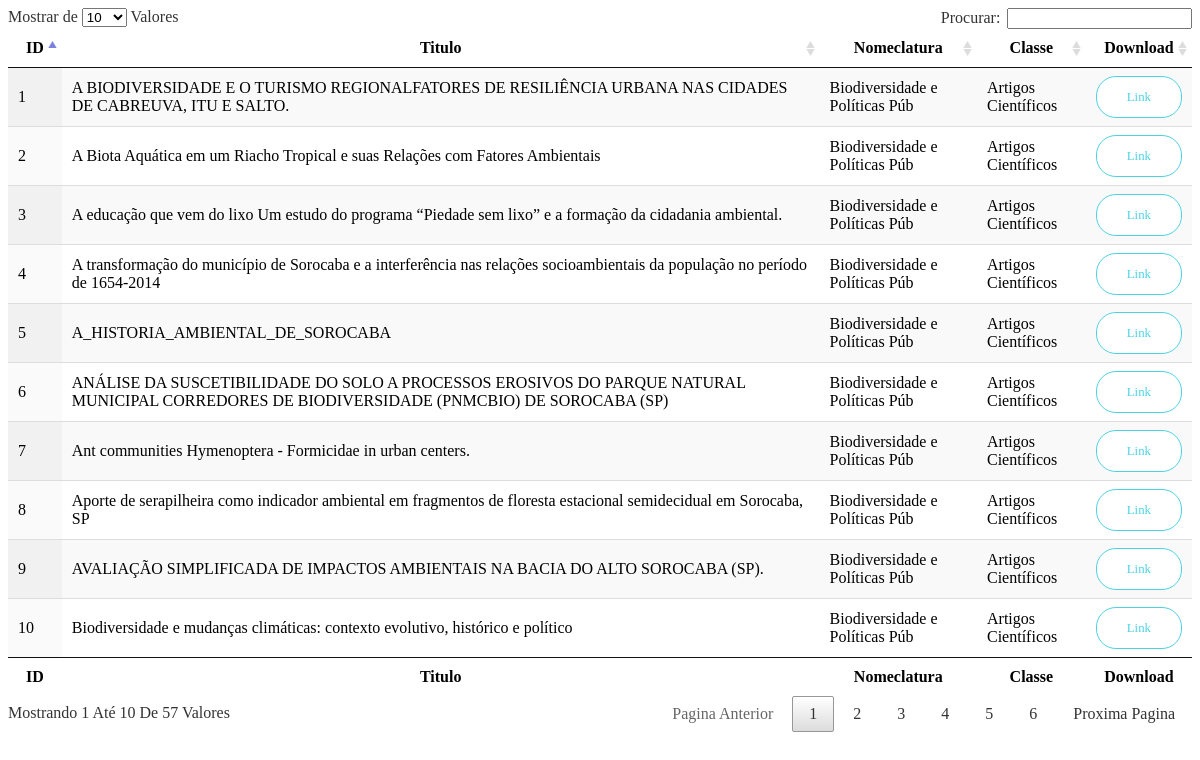
The page /tabela/artigo.php on the database its author committed.
### tables this page shows
CREATE TABLE `documentos` (
  `id` int(11) NOT NULL COMMENT 'Chave da tabela',
  `id_usuario` int(11) NOT NULL COMMENT 'chave estrangeira da tabela usuario',
  `titulo` text NOT NULL COMMENT 'Título do Documento',
  `filo` varchar(25) NOT NULL COMMENT 'Espécie do animal/planta citada no documento',
  `link` text NOT NULL COMMENT 'Link para o documento',
  `image` text NOT NULL COMMENT 'imagem do documento',
  `nomeclatura` varchar(60) NOT NULL COMMENT 'Categoria do documento',
  `classe` varchar(60) NOT NULL COMMENT 'Tipo do documento',
  `created` datetime NOT NULL DEFAULT current_timestamp() ON UPDATE current_timestamp() COMMENT 'data de criação',
  `modifed` datetime DEFAULT NULL COMMENT 'data de modificação'
);

### tabela/artigo.php (the view, shortened to what this page needs)
<head>
	<link rel="stylesheet" href="/tabela/DataTables/datatables.css">
</head>
<?php
$servername = "localhost";
$username = "root";
$password = "";
$dbname = "observatorio";
$conn = new mysqli($servername, $username, $password, $dbname);
$conn->set_charset('utf8mb4');
echo
    '<body>
        <table id="example" class="display" style="width:100%">
            <thead>
                <tr>
                    <th>ID</th>
                    <th>Titulo</th>
                    <th>Nomeclatura</th>
                    <th>Classe</th>
                    <th>Download</th>
                </tr>
            </thead><tbody>';
$sql = "SELECT * FROM  documentos WHERE classe = 'Artigos Científicos' ";
$results = $conn->query($sql);
while($row = $results->fetch_assoc()) {
            echo '
                <tr>
                    <td>'.$row['id'].'</td>
                    <td>'.$row['titulo'].'</td>
                    <td>'.$row['nomeclatura'].'</td>
                    <td>'.$row['classe'].'</td>
                    <td><a href="'.$row['link'].'" class="genric-btn success-border circle" target="_blank">Link</a></td>
                </tr>
            ';
}
echo '</tbody><tfoot>
            <tr>
                <th>ID</th>
                <th>Titulo</th>
                <th>Nomeclatura</th>
                <th>Classe</th>
                <th>Download</th>
            </tr>
        </tfoot>
    </table>
</body>';
?>

### tabela/DataTables/datatables.css (style rules this page uses)
table.dataTable { width: 100%; margin: 0 auto; clear: both; border-collapse: separate; border-spacing: 0; }
table.dataTable thead th, table.dataTable tfoot th { font-weight: bold; }
table.dataTable thead th, table.dataTable thead td { padding: 10px 18px; border-bottom: 1px solid #111; }
table.dataTable tfoot th, table.dataTable tfoot td { padding: 10px 18px 6px 18px; border-top: 1px solid #111; }
table.dataTable thead .sorting, table.dataTable thead .sorting_asc, table.dataTable thead .sorting_desc, table.dataTable thead .sorting_asc_disabled, table.dataTable thead .sorting_desc_disabled { cursor: pointer; *cursor: hand; background-repeat: no-repeat; background-position: center right; }
table.dataTable thead .sorting { background-image: url("DataTables-1.10.21/images/sort_both.png"); }
table.dataTable thead .sorting_asc { background-image: url("DataTables-1.10.21/images/sort_asc.png"); }
table.dataTable tbody tr { background-color: #ffffff; }
table.dataTable tbody th, table.dataTable tbody td { padding: 8px 10px; }
table.dataTable.row-border tbody th, table.dataTable.row-border tbody td, table.dataTable.display tbody th, table.dataTable.display tbody td { border-top: 1px solid #ddd; }
table.dataTable.row-border tbody tr:first-child th, table.dataTable.row-border tbody tr:first-child td, table.dataTable.display tbody tr:first-child th, table.dataTable.display tbody tr:first-child td { border-top: none; }
table.dataTable.stripe tbody tr.odd, table.dataTable.display tbody tr.odd { background-color: #f9f9f9; }
table.dataTable.order-column tbody tr > .sorting_1, table.dataTable.order-column tbody tr > .sorting_2, table.dataTable.order-column tbody tr > .sorting_3, table.dataTable.display tbody tr > .sorting_1, table.dataTable.display tbody tr > .sorting_2, table.dataTable.display tbody tr > .sorting_3 { background-color: #fafafa; }
table.dataTable.display tbody tr.odd > .sorting_1, table.dataTable.order-column.stripe tbody tr.odd > .sorting_1 { background-color: #f1f1f1; }
table.dataTable.display tbody tr.even > .sorting_1, table.dataTable.order-column.stripe tbody tr.even > .sorting_1 { background-color: #fafafa; }
table.dataTable, table.dataTable th, table.dataTable td { box-sizing: content-box; }

### tabela/artigo.php (style rules this page uses)
.genric-btn.success-border { color: #4cd3e3; border: 1px solid #4cd3e3; background: #fff; }
.genric-btn.circle { border-radius: 20px; }
.genric-btn { display: inline-block; outline: none; line-height: 40px; padding: 0 30px; font-size: .8em; text-align: center; text-decoration: none; font-weight: 500; cursor: pointer; -webkit-transition: all 0.3s ease 0s; -moz-transition: all 0.3s ease 0s; -o-transition: all 0.3s ease 0s; transition: all 0.3s ease 0s; }

### rows shown on the page
documentos: id "1", titulo "A BIODIVERSIDADE E O TURISMO REGIONALFATORES DE RESILIÊNCIA URBANA NAS CIDADES DE CABREUVA, ITU E SALTO.", nomeclatura "Biodiversidade e Políticas Púb", classe "Artigos Científicos"
documentos: id "2", titulo "A Biota Aquática em um Riacho Tropical e suas Relações com Fatores Ambientais", nomeclatura "Biodiversidade e Políticas Púb", classe "Artigos Científicos"
documentos: id "3", titulo "A educação que vem do lixo Um estudo do programa “Piedade sem lixo” e a formação da cidadania ambiental.", nomeclatura "Biodiversidade e Políticas Púb", classe "Artigos Científicos"
documentos: id "4", titulo "A transformação do município de Sorocaba e a interferência nas relações socioambientais da população no período de 1654-2014", nomeclatura "Biodiversidade e Políticas Púb", classe "Artigos Científicos"
documentos: id "5", titulo "A_HISTORIA_AMBIENTAL_DE_SOROCABA", nomeclatura "Biodiversidade e Políticas Púb", classe "Artigos Científicos"
documentos: id "6", titulo "ANÁLISE DA SUSCETIBILIDADE DO SOLO A PROCESSOS EROSIVOS DO PARQUE NATURAL MUNICIPAL CORREDORES DE BIODIVERSIDADE (PNMCBIO) DE SOROCABA (SP)", nomeclatura "Biodiversidade e Políticas Púb", classe "Artigos Científicos"
documentos: id "7", titulo "Ant communities Hymenoptera - Formicidae in urban centers.", nomeclatura "Biodiversidade e Políticas Púb", classe "Artigos Científicos"
documentos: id "8", titulo "Aporte de serapilheira como indicador ambiental em fragmentos de floresta estacional semidecidual em Sorocaba, SP", nomeclatura "Biodiversidade e Políticas Púb", classe "Artigos Científicos"
documentos: id "9", titulo "AVALIAÇÃO SIMPLIFICADA DE IMPACTOS AMBIENTAIS NA BACIA DO ALTO SOROCABA (SP).", nomeclatura "Biodiversidade e Políticas Púb", classe "Artigos Científicos"
documentos: id "10", titulo "Biodiversidade e mudanças climáticas: contexto evolutivo, histórico e político", nomeclatura "Biodiversidade e Políticas Púb", classe "Artigos Científicos"
